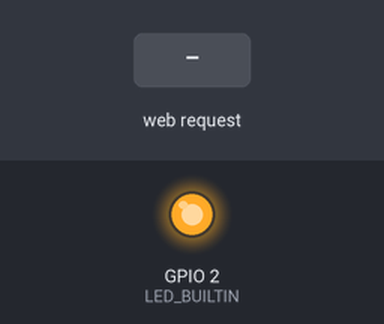
Bench run of a sketch on a simulated ESP8266 (NodeMCU). Shown: output pins drawn as LEDs (lit = HIGH, except the on-board LED, lit = LOW). Inputs (shaded band) come from the test bench. WiFi joins after 1.5 s; servers stay silent unless stated; what the sketch prints to the serial monitor is not drawn.

Above: at 3.7 s.
3.8 s: HTTP request GET /LEDOff received
At 4.3 s:
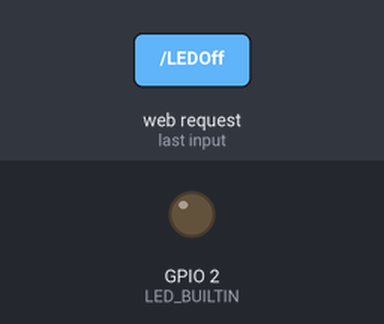
5.3 s: HTTP request GET /LEDOn received
At 6.6 s:
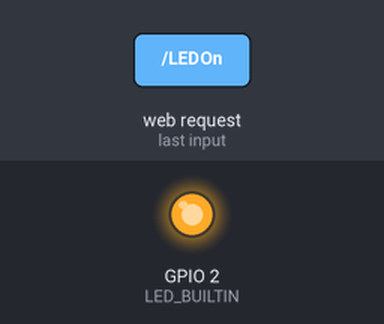
Timing chart, 0 to 8.3 s (numbered marks = the images above; inputs shaded):
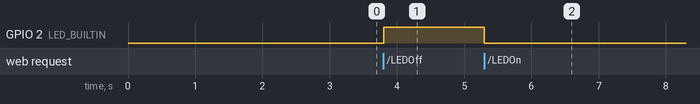

The sketch:

web_server_bot_o_ESP8266.ino
```cpp
#include <ESP8266WiFi.h>
#include <WiFiClient.h>
#include <ESP8266WebServer.h>

// Altere com as suas credenciais
const char *ssid = "CongrafVisitante";
const char *password = "VivaCor1";

ESP8266WebServer server(80); //instanciar servidor no porto 80

String page = "";

void setup(void)
{

  //Pagina HTML
  page = "<html><head><title>Controle Sinaleiro</title></head>"//barra de titulo
  "<body>    <h1>      <em><strong>Sinaleiro programavel</strong></em></h1>    <p>"
  "<a href=\"LEDOn\"><button style=\"background: #069cc2; border-radius: 6px; padding: 15px; cursor: pointer; color: #fff; border: none; font-size: 26px;\">Ligar o Led Azul </button></a>"  // botão extra
  "<p>   <strong><a href=\"LEDOn\"><button>ON</button></a></strong></p>  " // botão pequeno
  "<p> <p> <p> <p>          <p>      "
  "<strong>&nbsp;<a href=\"LEDOff\"><button>OFF</button></a></strong></p>  </body></html>"

  "<p> <p> <p> <p>          "

  "<a href=\"LEDOff\"><button style=\"background: #111213; border-radius: 6px; padding: 15px; cursor: pointer; color: #fff; border: none; font-size: 26px;\">Desligar o Led Azul </button></a>"  // botão extra

  ;  //segundo botão


  //DEsligar PINs
  pinMode(LED_BUILTIN, OUTPUT);
  digitalWrite(LED_BUILTIN, LOW);

  delay(1000);
  Serial.begin(9600);
  WiFi.begin(ssid, password); //Iniciar ligação à rede Wi-Fi
  Serial.println("");

  // Aguardar por ligação
  while (WiFi.status() != WL_CONNECTED)
  {
    delay(500);
    Serial.print(".");
  }
  Serial.println("");
  Serial.print("Ligado a: ");
  Serial.println(ssid);
  Serial.print("Endereço IP: ");
  Serial.println(WiFi.localIP());

  server.on("/", []() {
    server.send(200, "text/html", page);
  });
  server.on("/LEDOn", []() {
    server.send(200, "text/html", page);
    digitalWrite(LED_BUILTIN, LOW);
    delay(1000);
  });
  server.on("/LEDOff", []() {
    server.send(200, "text/html", page);
    digitalWrite(LED_BUILTIN, HIGH);
    delay(1000);
  });
  server.begin();
  Serial.println("Web server Inicializado!");
}

void loop(void)
{
  server.handleClient();
}
```

Measured:
- after the input at 3.8 s, GPIO 2 (LED_BUILTIN): LOW → HIGH at once
- after the input at 5.3 s, GPIO 2 (LED_BUILTIN): HIGH → LOW at once
